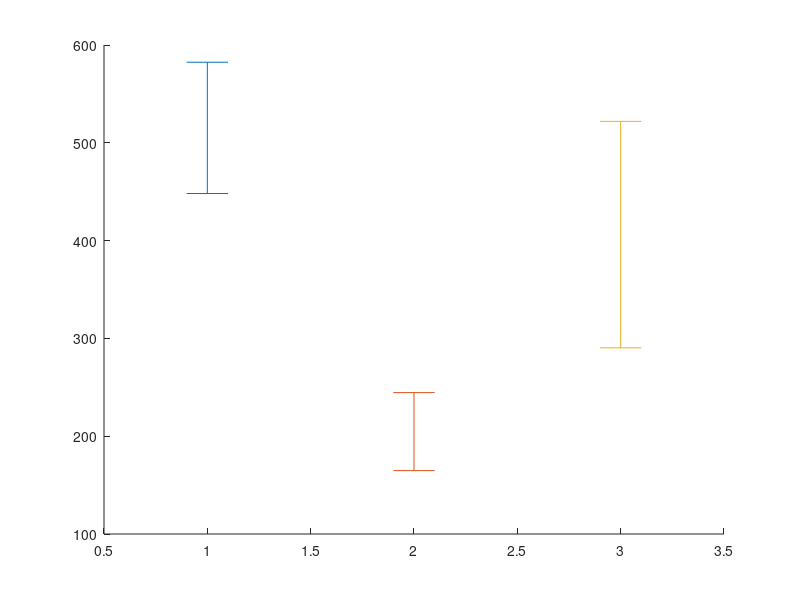

MATLAB code for this plot:
function ringsvstroph()

ring_net = [237.359519358569;156.178455087330;187.898898980538;237.359519358568];
mring_net = mean(ring_net);
sring_net = std(ring_net);
ring_roi= [412.627722312515;278.373662711535;376.020001695059;557.574937387407];
mring_roi = mean(ring_roi);
sring_roi = std(ring_roi);

load('assay010918.mat')
load('assay011618.mat')
load('assay011718.mat')
iCt = [453.714302819056;505.247277005235;586.853793636481];
gCtl1 = [ctl1_10918;ctl2_10918;ctl3_10918;ctl4_10918];
gCtl2 = [ctl1_11618;ctl2_11618;ctl3_11618;ctl4_11618;ctl5_11618;ctl6_11618];
gCtl3 = [ctl1_11718;ctl2_11718;ctl3_11718;ctl4_11718;ctl5_11718;ctl6_11718;ctl7_11718;ctl8_11718;ctl9_11718;ctl10_11718];
grCtl = [ctl1_10918;ctl2_10918;ctl3_10918;ctl4_10918;ctl1_11618;ctl2_11618;ctl3_11618;ctl4_11618;ctl5_11618;ctl6_11618;ctl1_11718;ctl2_11718;ctl3_11718;ctl4_11718;ctl5_11718;ctl6_11718;ctl7_11718;ctl8_11718;ctl9_11718;ctl10_11718];
troph = cell2mat(grCtl(:,3));
troph = troph(1:2:end,:);
mtroph = mean(iCt);
stroph = std(iCt);

figure, hold on
errorbar(1,mtroph,stroph)
errorbar(2,mring_net,sring_net)
errorbar(3,mring_roi,sring_roi)
hold off